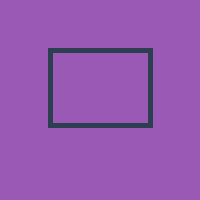
Frame 1 (no input)
Frame 60 (the mouse pressed at the canvas centre just before this capture): identical to frame 1, image omitted
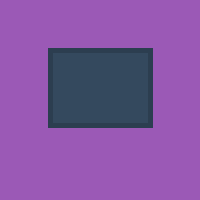
Frame 120 (the mouse held since frame 60 and released just before this capture)

The Processing sketch that drew these frames (run headless with seeded random() and noise(); from frame 60 on, the mouse is pressed at the canvas centre):

// Processing sketch: sketch_5_6_rolloveer
// ── sketch_5_6_rolloveer.pde
int x = 50;
int y = 50;
int w = 100;
int h = 75;

void setup() {
  size(200, 200);
}
void draw() {
  background(#9b59b6);
  stroke(#2c3e50);
  strokeWeight(5);
  if (mouseX >= x && mouseY >= y && mouseX <= x + w && mouseY <= y + h) {
    fill(#34495e);
  } else {
    fill(#9b59b6);
  }
  rect(x, y, w, h);
}
